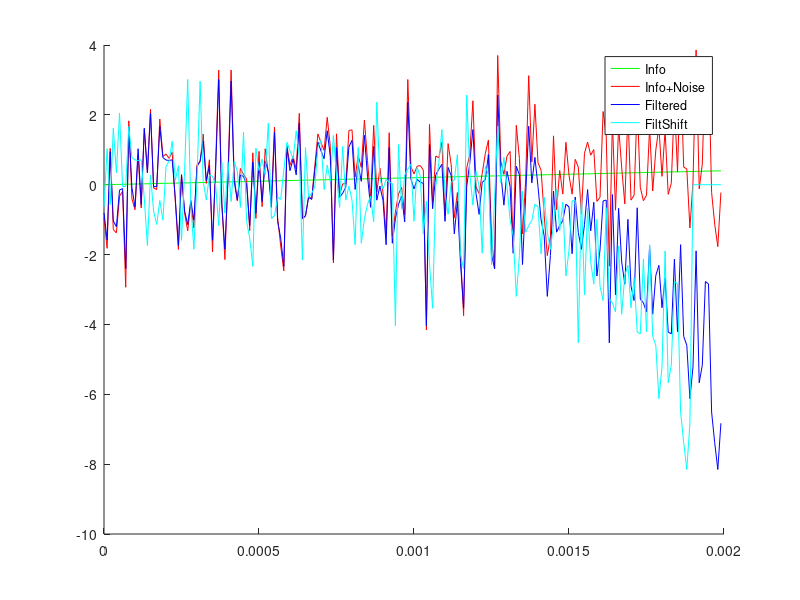

The MATLAB source for this figure: (Note: this script raises an error after producing the figure.)

close all; clearvars; clc

Len = 200;
Fs = 1e5;
Fc = 5e1;
Slope = 200;
SNR = -12;

N = 10;
R = 1;
Wn = [0.001 0.999];

Time = 1/Fs*(0:Len-1);
InfoSgn = Slope*Time;
NoiseSgn = awgn(sin(2*pi*Fc*Time),SNR,'measured');
[b,a] = cheby1(N,R,Wn);
ChSgn = InfoSgn+NoiseSgn;
FiltSgn = filter(b,a,ChSgn);

Delay = (length(b)-1)/2;

figure; hold on
plot(Time,InfoSgn,'g-')
plot(Time,ChSgn,'r-')
plot(Time,FiltSgn,'b-')
plot(Time,[FiltSgn(Delay+1:end) zeros(1,Delay)],'c-')
hold off
legend('Info','Info+Noise','Filtered','FiltShift')

TapsGauss = gaussdesign(2,8,8);
GaussSgn = filter(TapsGauss,1,ChSgn);
figure; hold on
plot(Time,ChSgn,'r-')
plot(Time,GaussSgn,'b-')
hold off








